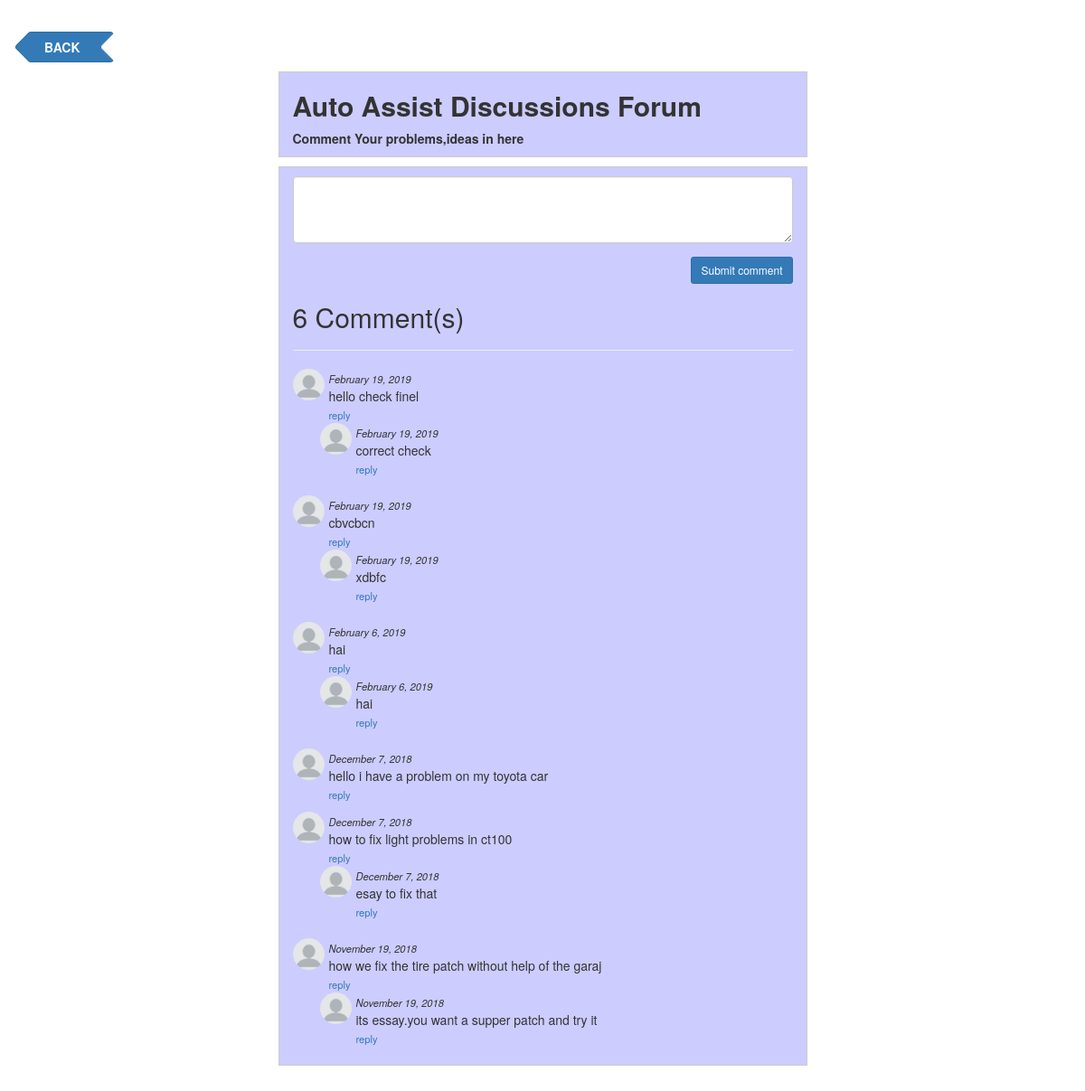
Screenshot of /comment-reply-system/post_details.php with the database file from the repository.
### tables this page shows
CREATE TABLE `posts` (
  `id` int(11) NOT NULL,
  `title` varchar(255) NOT NULL,
  `slug` varchar(255) NOT NULL,
  `body` text NOT NULL,
  `created_at` timestamp NOT NULL DEFAULT CURRENT_TIMESTAMP ON UPDATE CURRENT_TIMESTAMP,
  `updated_at` timestamp NOT NULL DEFAULT '0000-00-00 00:00:00'
);

CREATE TABLE `comments` (
  `id` int(11) NOT NULL,
  `user_id` int(11) NOT NULL,
  `post_id` int(11) NOT NULL,
  `body` text NOT NULL,
  `created_at` timestamp NOT NULL DEFAULT CURRENT_TIMESTAMP ON UPDATE CURRENT_TIMESTAMP,
  `updated_at` timestamp NOT NULL DEFAULT '0000-00-00 00:00:00'
);

CREATE TABLE `replies` (
  `id` int(11) NOT NULL,
  `user_id` int(11) NOT NULL,
  `comment_id` int(11) NOT NULL,
  `body` text NOT NULL,
  `created_at` timestamp NOT NULL DEFAULT CURRENT_TIMESTAMP ON UPDATE CURRENT_TIMESTAMP,
  `updated_at` timestamp NOT NULL DEFAULT '0000-00-00 00:00:00'
);

### comment-reply-system/functions.php (called while the page is built, shortened)
<?php
	$db = mysqli_connect("localhost", "root", "", "autoassit");
	$post_query_result = mysqli_query($db, "SELECT * FROM posts WHERE id=1");
	$post = mysqli_fetch_assoc($post_query_result);
	$comments_query_result = mysqli_query($db, "SELECT * FROM comments WHERE post_id=" . $post['id'] . " ORDER BY created_at DESC");
	$comments = mysqli_fetch_all($comments_query_result, MYSQLI_ASSOC);
	function getRepliesByCommentId($id)
	{
		global $db;
		$result = mysqli_query($db, "SELECT * FROM replies WHERE comment_id=$id");
		$replies = mysqli_fetch_all($result, MYSQLI_ASSOC);
		return $replies;
	}

### comment-reply-system/post_details.php (the view, shortened to what this page needs)
<?php include('functions.php'); ?>
<!DOCTYPE html>
<html lang="en">
<head>
	<link rel="stylesheet" href="https://cdnjs.cloudflare.com/ajax/libs/twitter-bootstrap/3.3.7/css/bootstrap.min.css" />
	<link rel="stylesheet" href="main.css">
</head>
<body>
    <div class="containe">
        <a href="../welcome.php"><button type="button" class="btn btn-primary btn-arrow-left"><b>BACK</b></button></a>
	<div class="row">
            <div class="col-md-6 col-md-offset-3 post" style="background-color: #ccccff">
			<h2><b><?php echo $post['title'] ?></b></h2>
			<p><b><?php echo $post['body']; ?></b></p>
		</div>
		<div class="col-md-6 col-md-offset-3 comments-section"style="background-color: #ccccff">
			<?php if (isset($user_id)): ?>
				<form class="clearfix" action="post_details.php" method="post" id="comment_form">
					<textarea name="comment_text" id="comment_text" class="form-control" cols="30" rows="3"></textarea>
					<button class="btn btn-primary btn-sm pull-right" id="submit_comment">Submit comment</button>
				</form>
			<?php else: ?>
				<div class="well" style="margin-top: 20px;">
					<h4 class="text-center"><a href="#">Sign in</a> to post a comment</h4>
				</div>
			<?php endif ?>
			<h2><span id="comments_count"><?php echo count($comments) ?></span> Comment(s)</h2>
			<hr>
			<div id="comments-wrapper">
			<?php if (isset($comments)): ?>
				<?php foreach ($comments as $comment): ?>
				<div class="comment clearfix">
					<img src="profile.png" alt="" class="profile_pic">
					<div class="comment-details">
						<span class="comment-date"><?php echo date("F j, Y ", strtotime($comment["created_at"])); ?></span>
						<p><?php echo $comment['body']; ?></p>
						<a class="reply-btn" href="#" data-id="<?php echo $comment['id']; ?>">reply</a>
					</div>
					<?php $replies = getRepliesByCommentId($comment['id']) ?>
					<div class="replies_wrapper_<?php echo $comment['id']; ?>">
						<?php if (isset($replies)): ?>
							<?php foreach ($replies as $reply): ?>
								<div class="comment reply clearfix">
									<img src="profile.png" alt="" class="profile_pic">
									<div class="comment-details">
										<span class="comment-date"><?php echo date("F j, Y ", strtotime($reply["created_at"])); ?></span>
										<p><?php echo $reply['body']; ?></p>
										<a class="reply-btn" href="#">reply</a>
									</div>
								</div>
							<?php endforeach ?>
						<?php endif ?>
					</div>
				</div>
				<?php endforeach ?>
			<?php else: ?>
				<h2>Be the first to comment on this post</h2>
			<?php endif ?>
			</div>
		</div>
	</div>
</div>
</body>
</html>

### comment-reply-system/main.css (style rules this page uses)
form button { margin: 5px 0px; }
textarea { display: block; margin-bottom: 10px; }
.post { border: 1px solid #ccc; margin-top: 10px; }
.comments-section { margin-top: 10px; border: 1px solid #ccc; }
.comment { margin-bottom: 10px; }
.comment .comment-date { font-style: italic; font-size: 0.8em; }
.comment .reply-btn, .edit-btn { font-size: 0.8em; }
.comment-details { width: 91.5%; float: left; }
.comment-details p { margin-bottom: 0px; }
.comment .profile_pic { width: 35px; height: 35px; margin-right: 5px; float: left; border-radius: 50%; }
.reply { margin-left: 30px; }
#comment_form { margin-top: 10px; }

### comment-reply-system/post_details.php (style rules this page uses)
body { padding: 30px; }
.btn { margin-top: 5px; }
.btn-arrow-right, .btn-arrow-left { position: relative; padding-left: 18px; padding-right: 18px; }
.btn-arrow-left { padding-right: 36px; }
.btn-arrow-right:before, .btn-arrow-right:after, .btn-arrow-left:before, .btn-arrow-left:after { content: ""; position: absolute; top: 5px; width: 22px; height: 22px; background: inherit; border: inherit; border-left-color: transparent; border-bottom-color: transparent; border-radius: 0px 4px 0px 0px; -webkit-border-radius: 0px 4px 0px 0px; -moz-border-radius: 0px 4px 0px 0px; }
.btn-arrow-left:before, .btn-arrow-left:after { transform: rotate(225deg); -webkit-transform: rotate(225deg); -moz-transform: rotate(225deg); -o-transform: rotate(225deg); -ms-transform: rotate(225deg); }
.btn-arrow-right:before, .btn-arrow-left:before { left: -11px; }
.btn-arrow-right:after, .btn-arrow-left:after { right: -11px; }
.btn-arrow-right:after, .btn-arrow-left:before { z-index: 1; }
.btn-arrow-right:before, .btn-arrow-left:after { background-color: white; }

### rows the page displays
posts: title "Auto Assist Discussions Forum", body "Comment Your problems,ideas in here"
comments: created_at "February 19, 2019", body "hello check finel"
replies: created_at "February 19, 2019", body "correct check"
comments: created_at "February 19, 2019", body "cbvcbcn"
replies: created_at "February 19, 2019", body "xdbfc"
comments: created_at "February 6, 2019", body "hai"
replies: created_at "February 6, 2019", body "hai"
comments: created_at "December 7, 2018", body "hello i have a problem on my toyota car"
comments: created_at "December 7, 2018", body "how to fix light problems in ct100"
replies: created_at "December 7, 2018", body "esay to fix that"
comments: created_at "November 19, 2018", body "how we fix the tire patch without help of the garaj"
replies: created_at "November 19, 2018", body "its essay.you want a supper patch and try it"

### other values shown
count($comments) "6"
